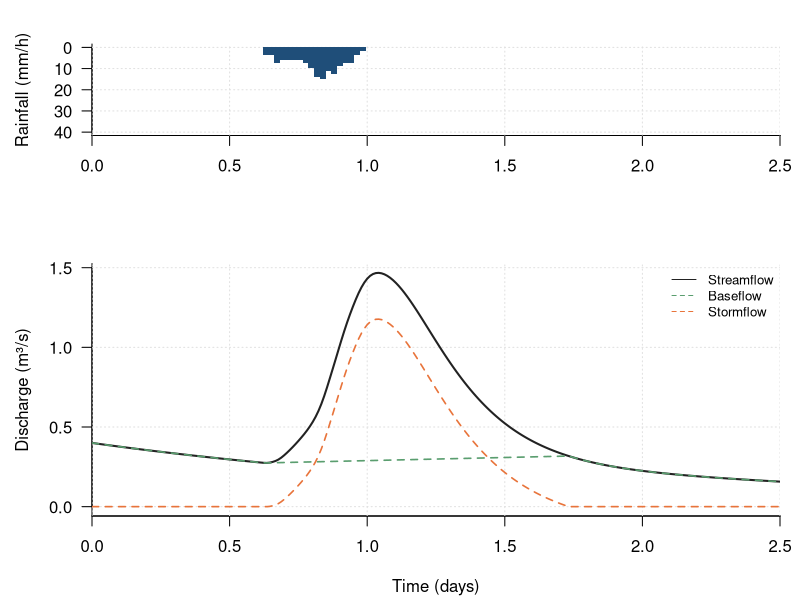

Here is the R script that generated this plot:
# Storm hydrograph with rainfall, baseflow and stormflow
# Chapter 4 draft; data supplied by the chapter author (figs/fig1_timeseries.csv)
# Run: Rscript storm_hydrograph.R  ->  figure_r.png (base R, no packages needed)

a <- read.csv("fig1_timeseries.csv", stringsAsFactors = FALSE)

png("figure_r.png", width = 1200, height = 900, res = 150)
par(mfrow = c(2, 1), mar = c(4.2, 4.6, 2.2, 1), las = 1)
layout(matrix(1:2, ncol = 1), heights = c(1.5,2.6))
par(mar = c(4.2, 4.6, 2.2, 1), las = 1)
plot(NA, xlim = c(0, 2.5), ylim = c(40, 0), log = "", xlab = "", ylab = "Rainfall (mm/h)", bty = "l", xaxs = "i")
grid(col = "grey88")
rect(a$time_d - 0.010416666666666666/2, 0, a$time_d + 0.010416666666666666/2, a$rainfall_mm_per_h, col = "#1f4e79", border = NA)

plot(NA, xlim = c(0, 2.5), ylim = range(c(a$streamflow_m3_per_s, a$baseflow_m3_per_s, a$stormflow_m3_per_s), na.rm = TRUE), log = "", xlab = "Time (days)", ylab = "Discharge (m³/s)", bty = "l", xaxs = "i")
grid(col = "grey88")
lines(a$time_d, a$streamflow_m3_per_s, col = "#222222", lwd = 2, lty = 1)
lines(a$time_d, a$baseflow_m3_per_s, col = "#5a9e6f", lwd = 1.6, lty = 2)
lines(a$time_d, a$stormflow_m3_per_s, col = "#e8743b", lwd = 1.6, lty = 2)
legend("topright", legend = c("Streamflow", "Baseflow", "Stormflow"), col = c("#222222", "#5a9e6f", "#e8743b"), lty = c(1, 2, 2), pch = c(NA, NA, NA), bty = "n", cex = 0.8)

invisible(dev.off())
